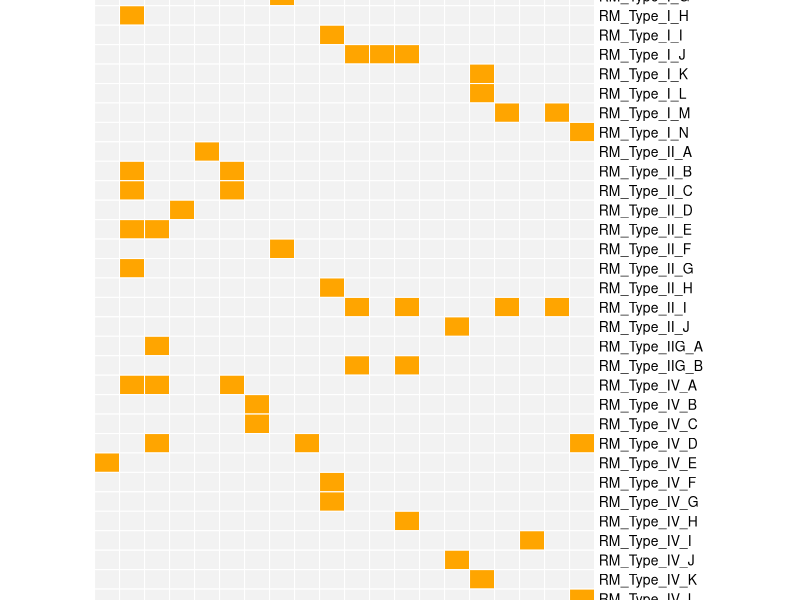
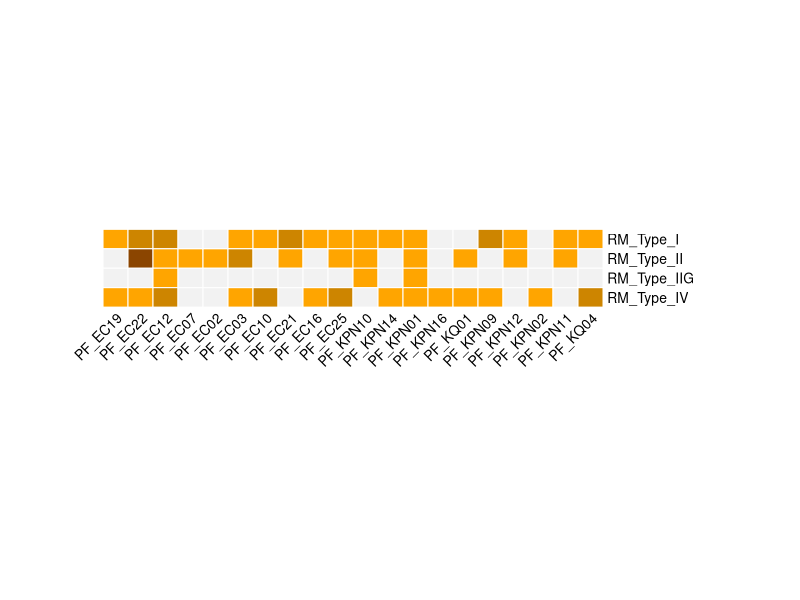
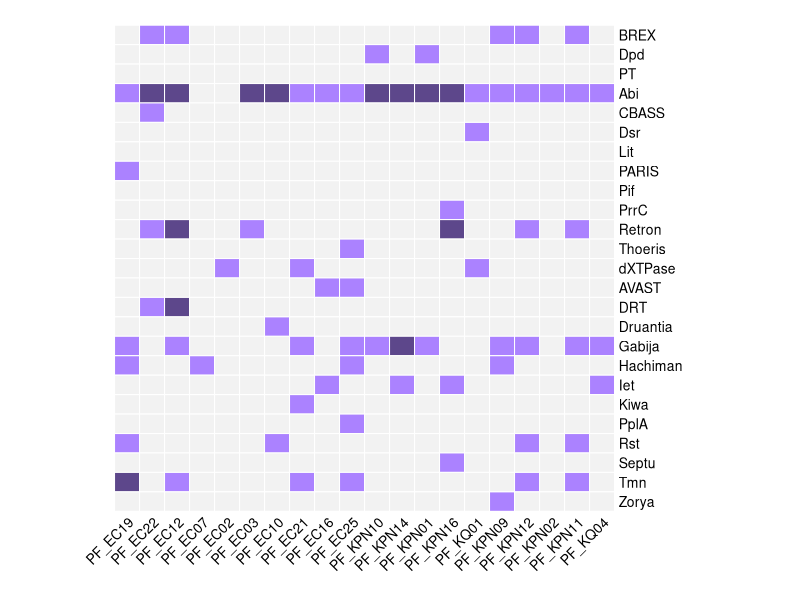
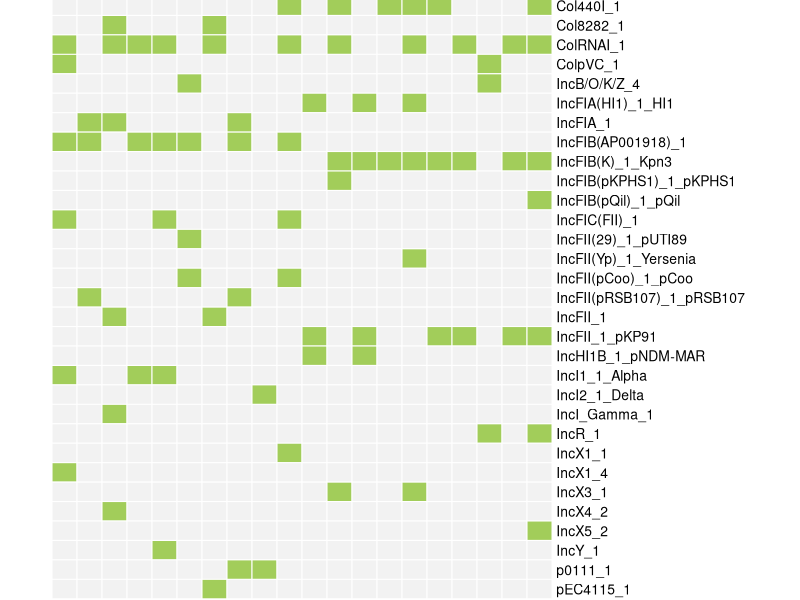

Recreate these plots in R, in order.
library(pheatmap)

rmsys <- read.csv("RM_sys.csv", row.names=1)
rmsyssum <- read.csv("RM_sys_sum.csv", row.names=1)
defsys <- read.csv("defensesys.csv", row.names=1)
plasreps <- read.csv("summary_reps.tsv", row.names=1, header=TRUE, sep="\t", check.names=FALSE)
plasreps <- t(plasreps)
order <- c("PF_EC19", "PF_EC22", "PF_EC12", "PF_EC07", "PF_EC02", "PF_EC03", "PF_EC10", "PF_EC21", "PF_EC16", "PF_EC25",
                "PF_KPN10", "PF_KPN14", "PF_KPN01", "PF_KPN16", "PF_KQ01", "PF_KPN09", "PF_KPN12", "PF_KPN02", "PF_KPN11", "PF_KQ04")

rmsys <- rmsys[, order]
rmsyssum <- rmsyssum[, order]
defsys <- defsys[, order]
plasreps <- plasreps[, order]


pheatmap(rmsys, color=c("gray95", "orange"), cluster_rows=F, cluster_cols=F, border_color="white", angle_col=45, cellwidth=18, cellheight=14, legend=F)
pheatmap(rmsyssum, color=c("gray95", "orange", "orange3", "darkorange3", "darkorange4"), cluster_rows=F, cluster_cols=F, border_color="white", angle_col=45, cellwidth=18, cellheight=14, legend=F)
pheatmap(defsys, color=c("gray95", "mediumpurple1", "mediumpurple4"), cluster_rows=F, cluster_cols=F, border_color="white", angle_col=45, cellwidth=18, cellheight=14, legend=F)
pheatmap(plasreps, color=c("gray95", "darkolivegreen3"), cluster_rows=F, cluster_cols=F, border_color="white", angle_col=45, cellwidth=18, cellheight=14, legend=F)
